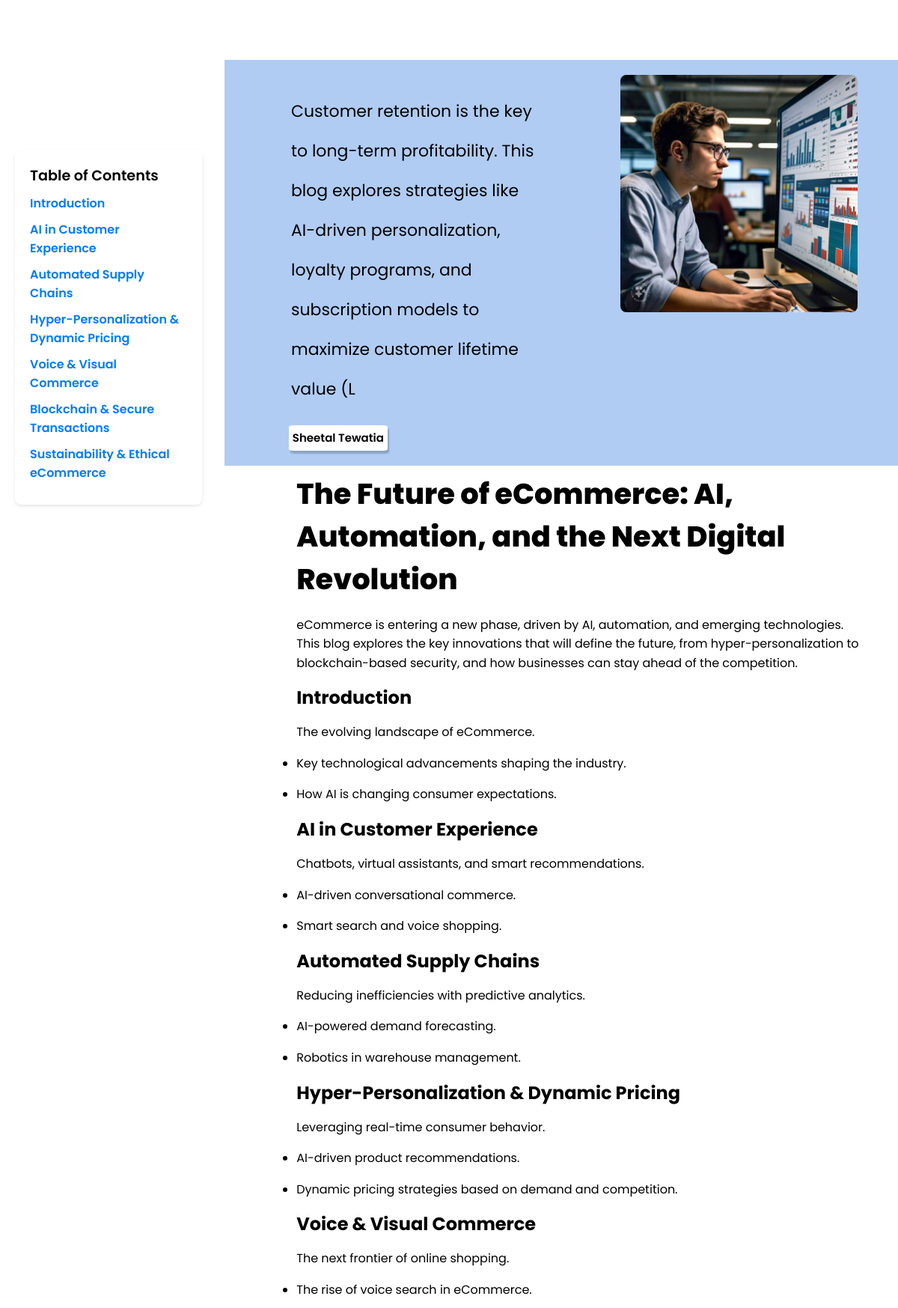
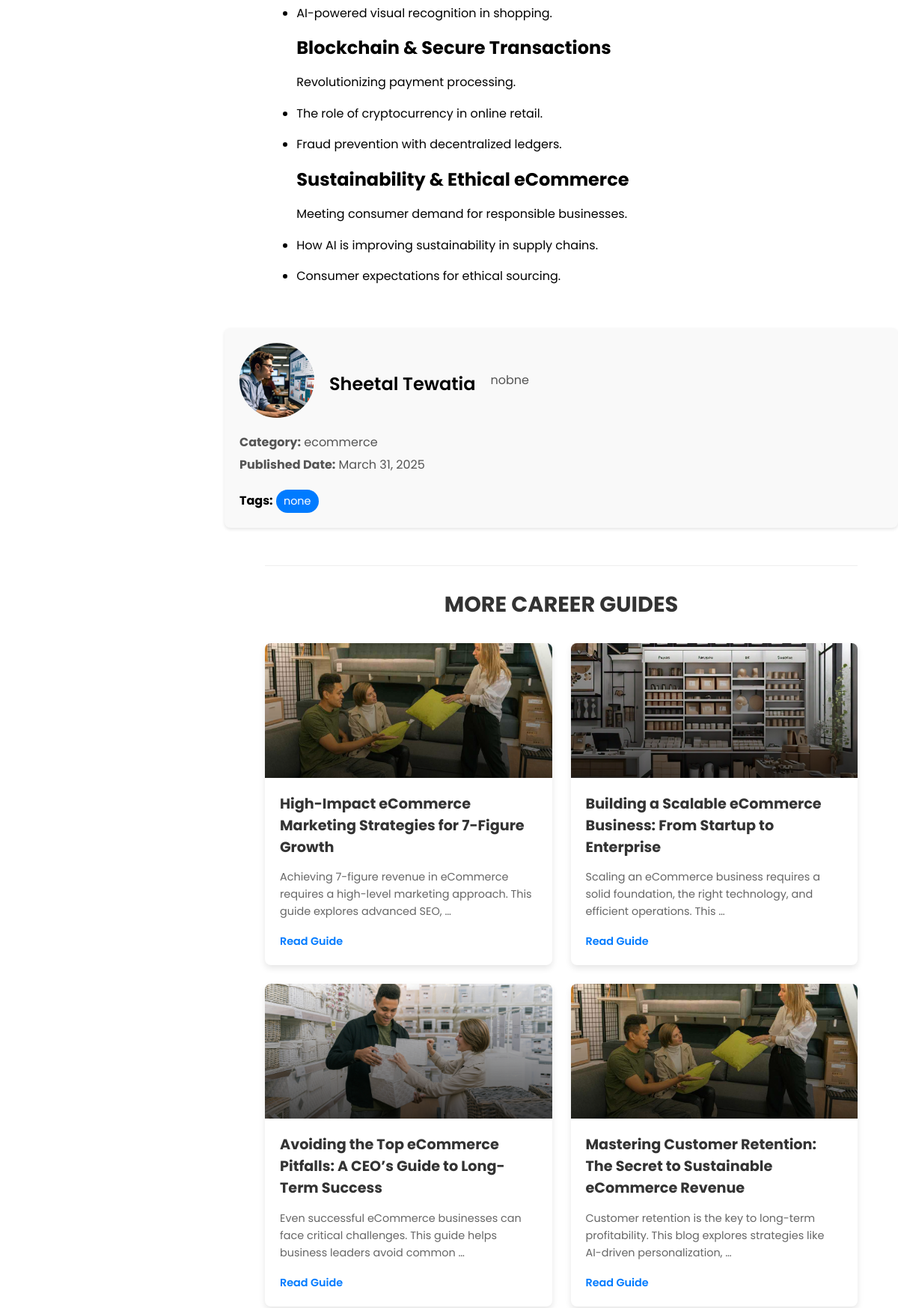
The app's page /blog/commerce/future-of-ecommerce-ai/ (upper part) with its own data (2 pictures, top to bottom).
### blog/models.py (models this page shows, shortened)
class Section(models.Model):
    blog = models.ForeignKey(Blog, related_name='sections', on_delete=models.CASCADE)
    title = models.CharField(max_length=255)
    slug = models.SlugField(unique=False, blank=True)
    content = models.TextField()

class Blog(models.Model):
    BLOG_TYPE_CHOICES = [
        ('commerce', 'commerce'),
        ('energy', 'energy'),
        ('esports', 'esports'),
        ('fintech', 'fintech'),
        ('healthcare', 'healthcare'),
        ('realestate', 'realestate'),
        ('tour', 'tour'),
    ]
    title = models.CharField(max_length=255)
    slug = models.SlugField(unique=False, blank=True)
    image = models.ImageField(upload_to="blog/images/blog_images")
    content = models.TextField()
    short_description = models.CharField(max_length=200, blank=True, null=True)
    category = models.CharField(max_length=100)
    published_date = models.DateTimeField(auto_now_add=True)
    author = models.CharField(max_length=100, default="Unknown Author")
    author_description = models.TextField(default="No description available.")
    author_image = models.ImageField(
    upload_to='blog/images/author_images/',
    default='blog/images/author_images/default_author_image.png',
    blank=True, null=True
    )
    active = models.BooleanField(default=True)
    tags = models.ManyToManyField(Tag, blank=True)
    blog_type = models.CharField(
        max_length=20, choices=BLOG_TYPE_CHOICES, default='healthcare'
    )  # Default value corrected

class Tag(models.Model):
    name = models.CharField(max_length=50, unique=True)
    slug = models.SlugField(unique=False, blank=True)

### blog/views.py (the view)
# urls.py: re_path(r"^commerce/(?P<slug>[-\w]+)/$", views.blog_detail, {"blog_type": "commerce"}, name="commerce_blog_detail"),
def blog_detail(request, slug, blog_type=None):
    if blog_type not in dict(Blog.BLOG_TYPE_CHOICES).keys():
        messages.error(request, 'Invalid blog type!')
        return redirect('form')
    blog = get_object_or_404(Blog, slug=slug, blog_type=blog_type)
    recent_blogs = Blog.objects.filter(
        active=True,
        blog_type=blog_type
    ).exclude(
        id=blog.id
    ).order_by(
        "-published_date"
    )[:4]
    return render(request, f'{blog_type}_blog_detail.html', {
        'blog': blog,
        'recent_blogs': recent_blogs,
        'blog_type': blog_type
    })

### blog/templates/commerce_blog_detail.html (shortened to what this page needs)
{% load static %}
<!DOCTYPE html>
<html lang="en">
<head>
    <link rel="stylesheet" href="{% static 'css/oracle.css' %}">
    <link rel="stylesheet" href="https://cdnjs.cloudflare.com/ajax/libs/font-awesome/6.7.2/css/all.min.css">
</head>
<body>
    <div class="toc">
        <h3>Table of Contents</h3>
        <ul>
            {% for section in blog.sections.all %}
                <li><a href="#{{ section.slug }}">{{ section.title }}</a></li>
            {% endfor %}
        </ul>
    </div>
    <div class="oracle-body">
        <div class="oracle-mid1">
            <div class="one">
                <p class="see">{{ blog.short_description }}</p>
                <div class="obttns">
                    <div class="obttn1">
                        <p>{{ blog.author }}</p>
                    </div>
                </div>
            </div>
            <div class="two">
                <img src="{{ blog.image.url }}" alt="{{ blog.title }}" class="blog-image">
            </div>
        </div>
        <div class="oracle-middle">
            <div class="oracle-middle-part2">
                <section class="part2-section1">
                    <div class="ERP">
                        <h2 class="rw-ptitle">{{ blog.title }}</h2>
                        <p>{{ blog.content|safe }}</p>
                    </div>
                </section>
                {% for section in blog.sections.all %}
                    <section id="{{ section.slug }}" class="part2-section1">
                        <div class="ERP">
                            <h2>{{ section.title }}</h2>
                            <p>{{ section.content|safe }}</p>
                        </div>
                    </section>
                {% endfor %}
            </div>
        </div>
        <div class="author-section">
            <div class="author-info">
                {% if blog.author_image %}
                    <img src="{{ blog.author_image.url }}" alt="{{ blog.author }}">
                {% else %}
                    <img src="{% static 'images/author_images/default_author_image.png' %}" alt="{{ blog.author }}">
                {% endif %}
                <h3>{{ blog.author }}</h3>
                <p>{{ blog.author_description }}</p>
            </div>
            <div class="meta-info">
                <p><strong>Category:</strong> {{ blog.category }}</p>
                <p><strong>Published Date:</strong> {{ blog.published_date|date:"F j, Y" }}</p>
                <div class="tags">
                    <strong>Tags:</strong>
                    {% for tag in blog.tags.all %}
                        <span>{{ tag.name }}</span>
                    {% endfor %}
                </div>
            </div>
        </div>
        <div class="recent-issues">
            <h2>MORE CAREER GUIDES</h2>
            <div class="recent-blogs-grid">
                {% for recent_blog in recent_blogs %}
                <div class="recent-blog-card">
                    <div class="recent-blog-image">
                        {% if recent_blog.image %}
                            <img src="{{ recent_blog.image.url }}" alt="{{ recent_blog.title }}" class="recent-blog-img">
                        {% else %}
                            <img src="{% static 'images/default_blog_image.jpg' %}" alt="{{ recent_blog.title }}" class="recent-blog-img">
                        {% endif %}
                        <div class="recent-blog-overlay"></div>
                    </div>
                    <div class="recent-blog-content">
                        <h3>{{ recent_blog.title }}</h3>
                        <p>{{ recent_blog.short_description|default:recent_blog.content|truncatewords:15|safe }}</p>
                        <a href="{% url 'commerce_blog_detail' recent_blog.slug %}" class="read-more">Read Guide</a>
                    </div>
                </div>
                {% endfor %}
            </div>
        </div>
    </div>
</body>
</html>

### blog/static/css/oracle.css (style rules this page uses)
* { margin: 0; padding: 0; }
body { width: 100vw; height: 100vh; overflow-x: hidden; font-family: 'Poppins', sans-serif; }
.oracle-body { background-color: white; padding-top: 80px; margin-left: 300px; }
.see { margin-left: 7%; margin-inline: 35px; line-height: 53px; font-size: 22px; width: 71%; color: black; }
.oracle-mid1 { display: flex; background-color: rgb(176, 204, 243); padding: 20px 6%; }
.one { width: 60%; }
.two { width: 40%; }
.blog-image { width: 100%; height: auto; border-radius: 8px; }
.obttns { width: 100%; font-size: 1.4rem; margin-bottom: -1.6rem; display: flex; margin-left: 32px; flex-direction: row; flex-wrap: wrap; justify-content: flex-start; align-items: stretch; }
.obttn1 { border-radius: 6%; padding: 1%; font-size: 15px; background-color: white; box-shadow: 2px 4px 2px rgba(0, 0, 0, 0.2); position: relative; display: flex; direction: row; flex-wrap: wrap; justify-content: stretch; align-items: center; margin: 0 1.6rem 1.6rem 0; }
.obttn1 p { margin: 0; font-weight: 600; }
.oracle-middle { display: flex; flex-direction: row; flex-wrap: nowrap; justify-content: space-between; align-items: stretch; position: relative; z-index: 1; padding-left: 48px; padding-right: 48px; margin-top: 1%; }
.oracle-middle-part2 { width: 100%; padding-left: 6%; }
.ERP { max-width: 1468px; }
.rw-ptitle { font-size: 2.4rem; font-weight: 800; font-family: 'Poppins', sans-serif; margin-bottom: 20px; }
p { font-family: 'Poppins', sans-serif; display: block; margin-block-start: 1em; margin-block-end: 1em; margin-inline-start: 0px; margin-inline-end: 0px; unicode-bidi: isolate; line-height: 1.6; }
.author-section { margin-top: 40px; padding: 20px; background-color: #f9f9f9; border-radius: 8px; box-shadow: 0 2px 4px rgba(0, 0, 0, 0.1); }
.author-info { display: flex; align-items: center; gap: 20px; }
.author-info img { width: 100px; height: 100px; border-radius: 50%; object-fit: cover; }
.author-info h3 { margin: 0; font-size: 1.5rem; font-weight: 600; }
.author-info p { margin: 0; font-size: 1rem; color: #555; }
.meta-info { margin-top: 20px; }
.meta-info p { margin: 5px 0; }
.tags { margin-top: 10px; }
.tags span { display: inline-block; background-color: #007bff; color: white; padding: 5px 10px; border-radius: 20px; margin-right: 10px; font-size: 0.9rem; }
html { scroll-behavior: smooth; }
.author-section img { width: 100px; height: 100px; border-radius: 50%; object-fit: cover; }
.author-section h3 { margin-top: 10px; font-size: 1.5rem; font-weight: 600; }
.author-section p { font-size: 1rem; color: #555; }
.tags { margin-top: 20px; }
.toc { position: fixed; top: 200px; left: 20px; width: 250px; background: #fff; padding: 20px; border-radius: 8px; box-shadow: 0 2px 4px rgba(0, 0, 0, 0.1); z-index: 1000; }
.toc h3 { font-size: 1.2rem; font-weight: 600; margin-bottom: 10px; }
.toc ul { list-style: none; padding: 0; }
.toc ul li { margin-bottom: 10px; }
.toc ul li a { text-decoration: none; color: #007bff; font-weight: 600; }
.recent-issues { margin: 50px 6% 0; padding: 30px 0; border-top: 1px solid #eee; }
.recent-issues h2 { font-size: 1.8rem; margin-bottom: 30px; text-align: center; color: #333; }
.recent-blogs-grid { display: grid; grid-template-columns: repeat(auto-fill, minmax(250px, 1fr)); gap: 25px; }
.recent-blog-card { border-radius: 8px; overflow: hidden; box-shadow: 0 4px 8px rgba(0,0,0,0.1); transition: transform 0.3s ease; background: white; }
.recent-blog-image { position: relative; height: 180px; overflow: hidden; }
.recent-blog-img { width: 100%; height: 100%; object-fit: cover; transition: transform 0.3s ease; }
.recent-blog-overlay { position: absolute; top: 0; left: 0; width: 100%; height: 100%; background: linear-gradient(to top, rgba(0,0,0,0.7), transparent); }
.recent-blog-content { padding: 20px; }
.recent-blog-content h3 { margin-bottom: 10px; font-size: 1.2rem; color: #333; }
.recent-blog-content p { color: #666; margin-bottom: 15px; font-size: 0.9rem; }
.read-more { color: #007bff; text-decoration: none; font-weight: 600; font-size: 0.9rem; }

### records on screen
Section: title "Introduction", content "The evolving landscape of eCommerce. Key technological advancements shaping the industry. How AI is changing consumer expectations."
Section: title "AI in Customer Experience", content "Chatbots, virtual assistants, and smart recommendations. AI-driven conversational commerce. Smart search and voice shopping."
Section: title "Automated Supply Chains", content "Reducing inefficiencies with predictive analytics. AI-powered demand forecasting. Robotics in warehouse management."
Section: title "Hyper-Personalization & Dynamic Pricing", content "Leveraging real-time consumer behavior. AI-driven product recommendations. Dynamic pricing strategies based on demand and competition."
Section: title "Voice & Visual Commerce", content "The next frontier of online shopping. The rise of voice search in eCommerce. AI-powered visual recognition in shopping."
Section: title "Blockchain & Secure Transactions", content "Revolutionizing payment processing. The role of cryptocurrency in online retail. Fraud prevention with decentralized ledgers."
Section: title "Sustainability & Ethical eCommerce", content "Meeting consumer demand for responsible businesses. How AI is improving sustainability in supply chains. Consumer expectations for ethical sourcing."
Blog: short_description "Customer retention is the key to long-term profitability. This blog explores strategies like AI-driven personalization, loyalty programs, and subscription models to maximize customer lifetime value (L", author "Sheetal Tewatia", image (picture), title "The Future of eCommerce: AI, Automation, and the Next Digital Revolution", content "eCommerce is entering a new phase, driven by AI, automation, and emerging technologies. This blog explores the key innovations that will define the future, from hyper-personalization to blockchain-based security, and how businesses can stay ahead of the competition.", author_image (picture), author_description "nobne", category "ecommerce", published_date "March 31, 2025"
Tag: name "none"
Blog: image (picture), title "High-Impact eCommerce Marketing Strategies for 7-Figure Growth", short_description "Achieving 7-figure revenue in eCommerce requires a high-level marketing approach. This guide explores advanced SEO, …"
Blog: image (picture), title "Building a Scalable eCommerce Business: From Startup to Enterprise", short_description "Scaling an eCommerce business requires a solid foundation, the right technology, and efficient operations. This …"
Blog: image (picture), title "Avoiding the Top eCommerce Pitfalls: A CEO’s Guide to Long-Term Success", short_description "Even successful eCommerce businesses can face critical challenges. This guide helps business leaders avoid common …"
Blog: image (picture), title "Mastering Customer Retention: The Secret to Sustainable eCommerce Revenue", short_description "Customer retention is the key to long-term profitability. This blog explores strategies like AI-driven personalization, …"
